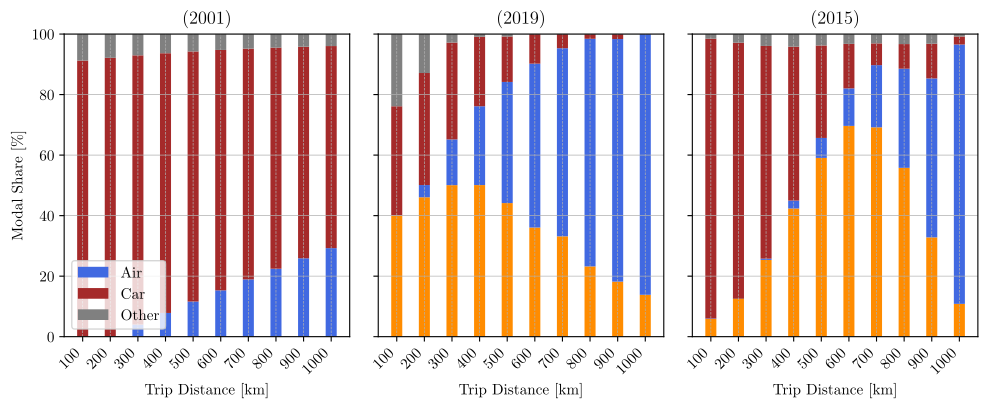

The script that drew this image:
#%%
# runs code as interactive cell 
# https://code.visualstudio.com/docs/python/jupyter-support-py

# IMPORTS #######################################

# plotting
import matplotlib.pyplot as plt
import matplotlib.font_manager as font_manager
# unit conversion
cm = 1/2.54 # for inches-cm conversion
# time manipulation
from datetime import datetime

# data science
import numpy as np
import pandas as pd

# i/o
from pathlib import PurePath, Path

# SETUP #########################################

plt.rcParams.update({
    "text.usetex": True,
    "font.family": "Arial",
    "font.sans-serif": "Computer Modern",
    'font.size': 11
})

# DATA IMPORT ###################################

# see also this StackOverflow questions:
# https://stackoverflow.com/q/22787209
# https://stackoverflow.com/q/69242928
# it will be best to have separate plots for each country

df_japan = pd.read_excel(
    io = 'data/data.xlsx',
    sheet_name = 'Japan',
    usecols = lambda column: column in [
        'distance bin [km]',
        'distance mean [km]',
        'rail [%]',
        'car [%]',
        'air [%]',
        'other [%]',
        'year'
    ],
    dtype={
        'distance bin [km]': str,
        'distance mean [km]': float,
        'rail [%]': float,
        'car [%]': float,
        'air [%]': float,
        'other [%]': float,
        'year': str
    },
    header = 0,
    engine = 'openpyxl'
)
df_eu = pd.read_excel(
    io = 'data/data.xlsx',
    sheet_name = 'EU',
    usecols = lambda column: column in [
        'distance [km]',
        'rail [%]',
        'car [%]',
        'air [%]',
        'other [%]',
        'year'
    ],
    dtype={
        'distance [km]': str,
        'rail [%]': float,
        'car [%]': float,
        'air [%]': float,
        'other [%]': float,
        'year': str
    },
    header = 0,
    engine = 'openpyxl'
)
df_usa = pd.read_excel(
    io = 'data/data.xlsx',
    sheet_name = 'USA',
    usecols = lambda column: column in [
        'distance (air) [miles]',
        'air [%]',
        'distance (car) [miles]',
        'car [%]',
    ],
    dtype={
        'distance (air) [miles]': float,
        'air [%]': float,
        'distance (car) [miles]': float,
        'car [%]': float,
    },
    header = 0,
    engine = 'openpyxl'
)
		
# DATA MANIPULATION #############################

unified_distance = [100, 200, 300, 400, 500, 600, 700, 800, 900, 1000]

df_japan = df_japan[df_japan['year'] == '2019?']

def interpolate_japan(
    df: pd.DataFrame,
    columns: list[str],
    new_x: list[float]
) -> pd.DataFrame:
    df_interpolated = pd.DataFrame()
    df_interpolated['distance [km]'] = new_x
    for col in columns:
        mypol = np.polynomial.polynomial.Polynomial.fit(
            x = df['distance mean [km]'],
            y = df[col],
            deg = 5,
        )
        df_interpolated[col] = [mypol(xval) for xval in new_x]
    return df_interpolated

def interpolate_usa(
    df: pd.DataFrame,
    column_pairs: dict,
    new_x: list[float]
) -> pd.DataFrame:
    df_interpolated = pd.DataFrame()
    df_interpolated['distance [km]'] = new_x
    for old_x in column_pairs.keys():
        mypol = np.polynomial.polynomial.Polynomial.fit(
            x = df[old_x].dropna(),
            y = df[column_pairs[old_x]].dropna(),
            deg = 5,
        )
        df_interpolated[column_pairs[old_x]] = [mypol(xval) for xval in new_x]
    return df_interpolated

df_japan = interpolate_japan(
    df = df_japan,
    columns = ['rail [%]', 'car [%]', 'air [%]', 'other [%]'],
    new_x = unified_distance
)

df_usa = interpolate_usa(
    df = df_usa,
    column_pairs = {
        'distance (air) [miles]': 'air [%]',
        'distance (car) [miles]': 'car [%]'
    },
    new_x = unified_distance
)

df_usa['other [%]'] = 100 - (df_usa['air [%]'] + df_usa['car [%]'])

# FIGURE ########################################

# SETUP ######################

fig, axes = plt.subplots(
    num = 'main',
    sharey = True,
    sharex = True,
    nrows = 1,
    ncols = 3,
    gridspec_kw = {'wspace': 0.1},
    dpi = 300,
    figsize=(30*cm, 10*cm), # A4=(210x297)mm,
)

# AXIS SCALING ###############

# AXIS LIMITS ################

for ax in axes.flat:
    ax.set_ylim(0, 100)

# TICKS AND LABELS ###########

labels = unified_distance
for ax in axes.flat:
    ax.set_xticks(
        ticks = labels,
        labels = labels,
        rotation=45,
        ha='right'
    )

# GRIDS ######################

for ax in axes.flat:
    ax.grid(which='both', axis='y', linestyle='-', linewidth = 0.5)
    ax.grid(which='both', axis='x', linestyle='--', linewidth = 0.5)

# AXIS LABELS ################

axes[0].set_ylabel("Modal Share [\%]")
for ax in axes.flat:
    ax.set_xlabel("Trip Distance [km]")

# TITLE ######################

axes[2].set_title("(2015)", pad=7.5)
axes[1].set_title("(2019)", pad=7.5)
axes[0].set_title("(2001)", pad=7.5)

# PLOTTING ###################

width = 0.4
x = np.arange(len(labels))
axes[0].set_xticks(x, labels)

# EU
axes[1].bar(
    x = x,
    height = df_eu['rail [%]'],
    width = width,
    label = 'Rail',
    color = 'darkorange',
)
axes[1].bar(
    x = x,
    bottom = df_eu['rail [%]'],
    height = df_eu['air [%]'],
    width = width,
    label = 'Air',
    color = 'royalblue',
)
axes[1].bar(
    x = x,
    bottom = df_eu['rail [%]'] + df_eu['air [%]'],
    height = df_eu['car [%]'],
    width = width,
    label = 'Car',
    color = 'brown',
)
axes[1].bar(
    x = x,
    bottom = df_eu['rail [%]'] + df_eu['air [%]'] + df_eu['car [%]'],
    height = df_eu['other [%]'],
    width = width,
    label = 'Other',
    color = 'grey',
)

# Japan
axes[2].bar(
    x = x,
    height = df_japan['rail [%]'],
    width = width,
    label = 'Rail',
    color = 'darkorange',
)
axes[2].bar(
    x = x,
    bottom = df_japan['rail [%]'],
    height = df_japan['air [%]'],
    width = width,
    label = 'Air',
    color = 'royalblue',
)
axes[2].bar(
    x = x,
    bottom = df_japan['rail [%]'] + df_japan['air [%]'],
    height = df_japan['car [%]'],
    width = width,
    label = 'Car',
    color = 'brown',
)
axes[2].bar(
    x = x,
    bottom = df_japan['rail [%]'] + df_japan['air [%]'] + df_japan['car [%]'],
    height = df_japan['other [%]'],
    width = width,
    label = 'Other',
    color = 'grey',
)

# USA
axes[0].bar(
    x = x,
    height = df_usa['air [%]'],
    width = width,
    label = 'Air',
    color = 'royalblue',
)
axes[0].bar(
    x = x,
    bottom = df_usa['air [%]'],
    height = df_usa['car [%]'],
    width = width,
    label = 'Car',
    color = 'brown',
)
axes[0].bar(
    x = x,
    bottom = df_usa['air [%]'] + df_usa['car [%]'],
    height = df_usa['other [%]'],
    width = width,
    label = 'Other',
    color = 'grey',
)

# LEGEND ####################

axes[0].legend(
    loc = 'lower left',
)

# EXPORT #########################################

file_path = os.path.abspath(__file__)
file_name = os.path.splitext(os.path.basename(file_path))[0]
figure_name: str = str(file_name + '.pdf')

plt.savefig(
    fname = figure_name,
    format="pdf",
    bbox_inches='tight',
    transparent = False
)
# %%
